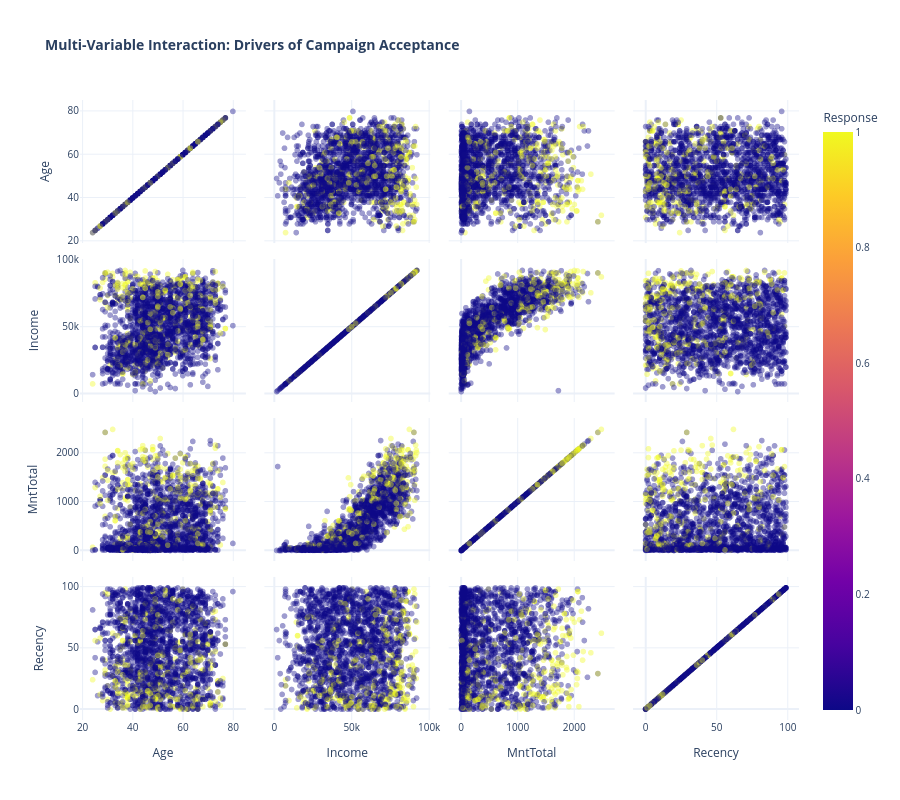
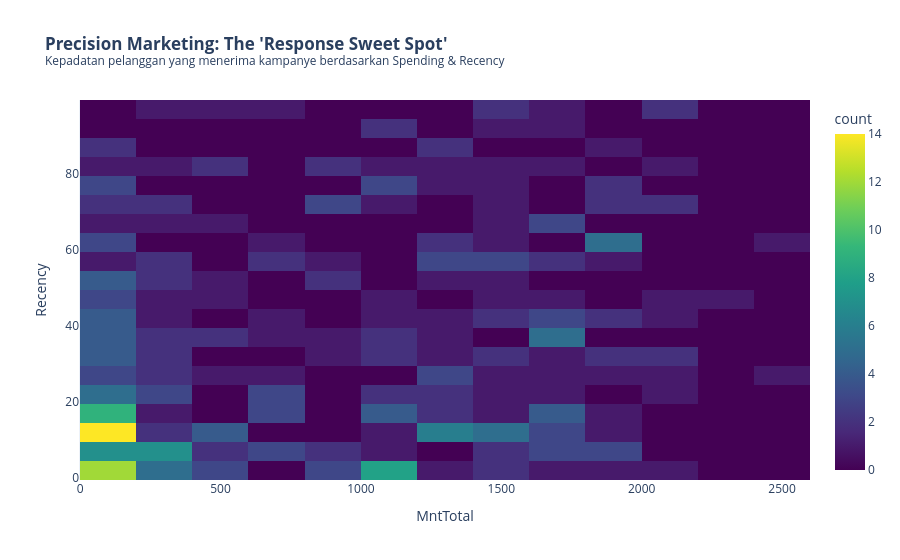

The cell these charts' notebook holds for them, in order:
### Markdown cell above
## 🎯 Part 6: Campaign Response Drivers
Analisis korelasi dan faktor penentu (key drivers) yang memengaruhi keputusan pelanggan untuk menerima kampanye pemasaran.

### Code cell
# ==========================================
# CELL 18: DRIVERS OF CAMPAIGN ACCEPTANCE (Q7)
# ==========================================

# 1. Menyiapkan Variabel Sesuai Request (Age, Income, Kidhome, Teenhome, marital_, education_, MntTotal, Recency)
# Memastikan Total_Children tersedia untuk menyederhanakan Kidhome & Teenhome
if 'Total_Children' not in df.columns:
    df['Total_Children'] = df['Kidhome'] + df['Teenhome']

# Mengambil kolom marital dan education yang sudah di-encode sebelumnya
marital_cols = [col for col in df.columns if 'marital_' in col]
education_cols = [col for col in df.columns if 'education_' in col]

# Menggabungkan semua fitur untuk analisis korelasi terhadap target 'Response'
target_var = 'Response'
features_q7 = ['Age', 'Income', 'Total_Children', 'MntTotal', 'Recency'] + marital_cols + education_cols + [target_var]

# 2. Perhitungan Korelasi Khusus Terhadap Target (Response)
corr_matrix = df[features_q7].corr()
response_drivers = corr_matrix[[target_var]].sort_values(by=target_var, ascending=False)

# 3. VISUALISASI A: Heatmap Faktor Penentu (Standard Industry for Feature Importance)
plt.figure(figsize=(10, 8))
sns.heatmap(
    response_drivers, 
    annot=True, 
    cmap='RdYlGn', 
    fmt=".2f",
    center=0,
    cbar_kws={'label': 'Correlation with Response'}
)
plt.title('Q7: Key Drivers of Campaign Acceptance (Response Correlation)', fontsize=14, fontweight='bold', pad=20)
plt.show()



# 4. VISUALISASI B: Visualizing AcceptedCmpOverall alongside Age, Income, MntTotal, and Recency
# Menggunakan Parallel Categories/Coordinates atau Scatter Matrix untuk melihat pola antar variabel
fig_q7 = px.scatter_matrix(
    df,
    dimensions=['Age', 'Income', 'MntTotal', 'Recency'],
    color="Response",
    color_discrete_map={0: "#e76f51", 1: "#2a9d8f"},
    title="<b>Multi-Variable Interaction: Drivers of Campaign Acceptance</b>",
    opacity=0.4,
    labels={col: col.replace('_', ' ') for col in df.columns}
)

fig_q7.update_layout(
    height=800,
    template="plotly_white",
    font=dict(size=10)
)
fig_q7.show()

# 5. VISUALISASI C: Precision Targeting (MntTotal vs Recency)
# Menunjukkan "Sweet Spot" di mana pelanggan paling mungkin merespons
fig_spot = px.density_heatmap(
    df[df['Response'] == 1], 
    x="MntTotal", 
    y="Recency", 
    nbinsx=20, nbinsy=20, 
    color_continuous_scale='Viridis',
    title="<b>Precision Marketing: The 'Response Sweet Spot'</b><br><sup>Kepadatan pelanggan yang menerima kampanye berdasarkan Spending & Recency</sup>"
)
fig_spot.update_layout(template="plotly_white")
fig_spot.show()

### Figure 1 — Plotly figure (JSON) as saved in the notebook; plotly's stock layout.template omitted (floating-point values rounded to 4 significant figures; data arrays with more than 128 entries replaced by an {"elided": "..."} marker saying what was removed)
{"data": [{"dimensions": [{"axis": {"matches": true}, "label": "Age", "values": {"elided": "2182 int values"}}, {"axis": {"matches": true}, "label": "Income", "values": {"elided": "2182 int values"}}, {"axis": {"matches": true}, "label": "MntTotal", "values": {"elided": "2182 int values"}}, {"axis": {"matches": true}, "label": "Recency", "values": {"elided": "2182 int values"}}], "hovertemplate": "%{xaxis.title.text}=%{x}<br>%{yaxis.title.text}=%{y}<br>Response=%{marker.color}<extra></extra>", "legendgroup": "", "marker": {"color": {"elided": "2182 int values"}, "coloraxis": "coloraxis", "opacity": 0.4, "symbol": "circle"}, "name": "", "showlegend": false, "type": "splom"}], "layout": {"coloraxis": {"colorbar": {"title": {"text": "Response"}}, "colorscale": [[0, "#0d0887"], [0.1111, "#46039f"], [0.2222, "#7201a8"], [0.3333, "#9c179e"], [0.4444, "#bd3786"], [0.5556, "#d8576b"], [0.6667, "#ed7953"], [0.7778, "#fb9f3a"], [0.8889, "#fdca26"], [1, "#f0f921"]]}, "dragmode": "select", "font": {"size": 10}, "height": 800, "legend": {"tracegroupgap": 0}, "title": {"text": "<b>Multi-Variable Interaction: Drivers of Campaign Acceptance</b>"}}}

### Figure 2 — Plotly figure (JSON) as saved in the notebook; plotly's stock layout.template omitted (floating-point values rounded to 4 significant figures; data arrays with more than 128 entries replaced by an {"elided": "..."} marker saying what was removed)
{"data": [{"coloraxis": "coloraxis", "hovertemplate": "MntTotal=%{x}<br>Recency=%{y}<br>count=%{z}<extra></extra>", "name": "", "nbinsx": 20, "nbinsy": 20, "type": "histogram2d", "x": {"elided": "319 int values"}, "xaxis": "x", "xbingroup": "x", "y": {"elided": "319 int values"}, "yaxis": "y", "ybingroup": "y"}], "layout": {"coloraxis": {"colorbar": {"title": {"text": "count"}}, "colorscale": [[0, "#440154"], [0.1111, "#482878"], [0.2222, "#3e4989"], [0.3333, "#31688e"], [0.4444, "#26828e"], [0.5556, "#1f9e89"], [0.6667, "#35b779"], [0.7778, "#6ece58"], [0.8889, "#b5de2b"], [1, "#fde725"]]}, "legend": {"tracegroupgap": 0}, "title": {"text": "<b>Precision Marketing: The 'Response Sweet Spot'</b><br><sup>Kepadatan pelanggan yang menerima kampanye berdasarkan Spending & Recency</sup>"}, "xaxis": {"anchor": "y", "domain": [0, 1], "title": {"text": "MntTotal"}}, "yaxis": {"anchor": "x", "domain": [0, 1], "title": {"text": "Recency"}}}}
